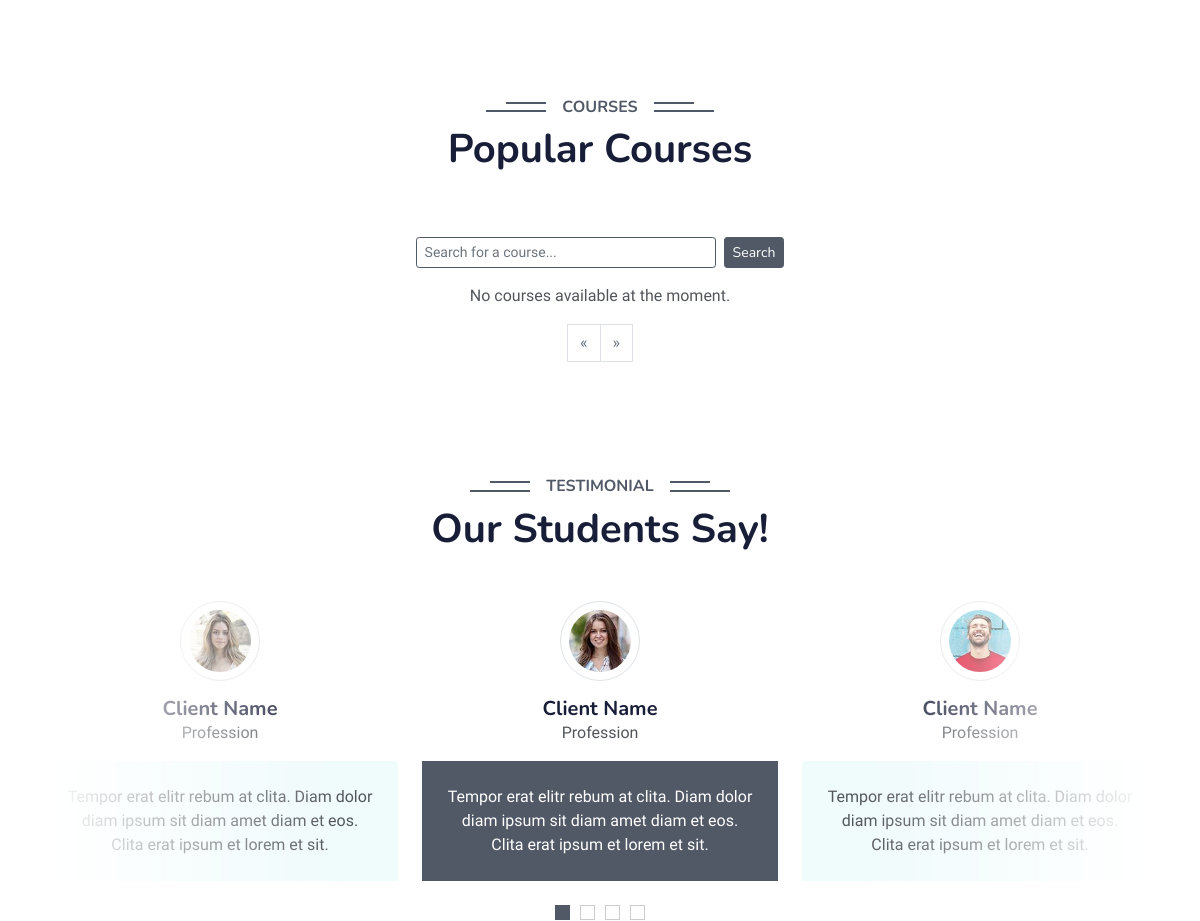
/category/4/ (middle part), run on an earlier commit of the app's database.
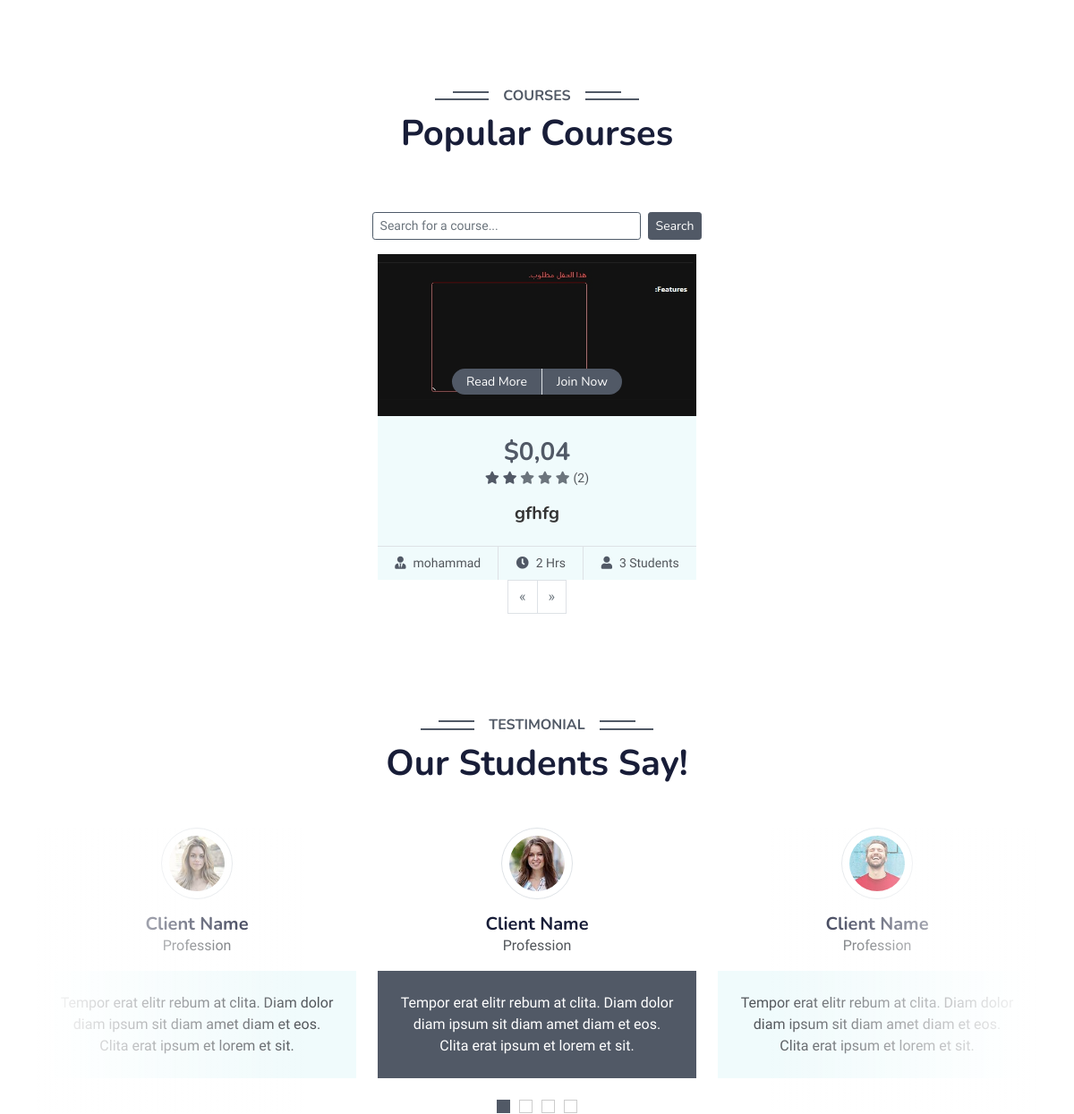
And on a later commit of the database.
### courses/models.py (models this page shows, shortened)
class Course(models.Model):
    title = models.CharField(max_length=200)
    description = models.TextField()
    price = models.DecimalField(max_digits=6, decimal_places=2)
    instructor = models.ForeignKey(Instructor, on_delete=models.CASCADE)
    duration = models.IntegerField(help_text="Duration in hours")
    students_count = models.IntegerField(default=0)
    rating_count = models.IntegerField(default=0)
    image = models.ImageField(upload_to='courses/')
    video_url = models.URLField(blank=True, null=True)
    requirements = models.TextField(
        help_text="Comma-separated requirements",
        null=True,  # Allows NULL in the database
        blank=True  # Allows the field to be optional in forms
    )
    objectives = models.TextField(
        help_text="Comma-separated objectives",
        null=True,
        blank=True
    )
    what_you_learn = models.TextField(
        help_text="Comma-separated learning objectives",
        blank=True,
        null=True
    )
    course_includes = models.TextField(
        help_text="Comma-separated course features",
        blank=True,
        null=True
    )
    related_topics = models.TextField(
        help_text="Comma-separated related topics",
        blank=True,
        null=True
    )
    category = models.ForeignKey(
        Category,
        on_delete=models.SET_NULL,
        null=True,
        blank=True,
        related_name='courses'
    )

class Instructor(models.Model):
    name = models.CharField(max_length=100)
    image = models.ImageField(upload_to='instructors/', null=True, blank=True)
    designation = models.CharField(max_length=100, blank=True, null=True)
    facebook_url = models.URLField(blank=True, null=True)
    twitter_url = models.URLField(blank=True, null=True)
    instagram_url = models.URLField(blank=True, null=True)
    delay = models.FloatField(null=True, blank=True)  # Made optional

### courses/views.py (the view)
# urls.py: path('category/<int:category_id>/', views.courses_by_category, name='courses_by_category'),
def courses_by_category(request, category_id):
    category = get_object_or_404(Category, id=category_id)
    courses = Course.objects.filter(category=category)
    categories = Category.objects.prefetch_related('sub_categories').all()
    context = {
        'courses': courses,
        'categories': categories,
        'selected_category': category
    }
    return render(request, 'courses/home.html', context)

### courses/templates/courses/home.html (shortened to what this page needs)
{% extends 'courses/base.html' %}
{% load static %}
{% block content %}
<div class="container-xxl py-5 category">
</div>
<div class="container-xxl py-5">
    <div class="container">
        <div class="text-center wow fadeInUp" data-wow-delay="0.1s">
            <h6 class="section-title bg-white text-center text-primary px-3">Courses</h6>
            <h1 class="mb-5">Popular Courses</h1>
        </div>
        <div class="container-xxl py-3">
            <div class="container">
                <form id="searchForm" method="GET" action="{% url 'home' %}" class="d-flex justify-content-center">
                    <input type="text" name="q" id="searchInput" class="form-control form-control-sm me-2 border border-primary" placeholder="Search for a course..." value="{{ request.GET.q }}" style="max-width: 300px;">
                    <button type="submit" class="btn btn-primary btn-sm">Search</button>
                </form>
            </div>
        </div>
        <div id="coursesContainer" class="row g-4 justify-content-center">
            {% include 'courses/course_list.html' %}
        </div>
        <nav aria-label="Page navigation example">
            <ul class="pagination justify-content-center">
                {% if courses.has_previous %}
                    <li class="page-item">
                        <a class="page-link" href="?q={{ query }}&page={{ courses.previous_page_number }}" aria-label="Previous">
                            <span aria-hidden="true">&laquo;</span>
                        </a>
                    </li>
                {% else %}
                    <li class="page-item disabled">
                        <span class="page-link" aria-hidden="true">&laquo;</span>
                    </li>
                {% endif %}
                {% if courses.has_next %}
                    <li class="page-item">
                        <a class="page-link" href="?q={{ query }}&page={{ courses.next_page_number }}" aria-label="Next">
                            <span aria-hidden="true">&raquo;</span>
                        </a>
                    </li>
                {% else %}
                    <li class="page-item disabled">
                        <span class="page-link" aria-hidden="true">&raquo;</span>
                    </li>
                {% endif %}
            </ul>
        </nav>
    </div>
</div>
<div class="container-xxl py-5 wow fadeInUp" data-wow-delay="0.1s">
    <div class="container">
        <div class="text-center">
            <h6 class="section-title bg-white text-center text-primary px-3">Testimonial</h6>
            <h1 class="mb-5">Our Students Say!</h1>
        </div>
        <div class="owl-carousel testimonial-carousel position-relative">
            <div class="testimonial-item text-center">
                <img class="border rounded-circle p-2 mx-auto mb-3" src="{% static 'img/testimonial-1.jpg' %}" style="width: 80px; height: 80px;">
                <h5 class="mb-0">Client Name</h5>
                <p>Profession</p>
                <div class="testimonial-text bg-light text-center p-4">
                    <p class="mb-0">Tempor erat elitr rebum at clita. Diam dolor diam ipsum sit diam amet diam et eos. Clita erat ipsum et lorem et sit.</p>
                </div>
            </div>
            <div class="testimonial-item text-center">
                <img class="border rounded-circle p-2 mx-auto mb-3" src="{% static 'img/testimonial-2.jpg' %}" style="width: 80px; height: 80px;">
                <h5 class="mb-0">Client Name</h5>
                <p>Profession</p>
                <div class="testimonial-text bg-light text-center p-4">
                    <p class="mb-0">Tempor erat elitr rebum at clita. Diam dolor diam ipsum sit diam amet diam et eos. Clita erat ipsum et lorem et sit.</p>
                </div>
            </div>
            <div class="testimonial-item text-center">
                <img class="border rounded-circle p-2 mx-auto mb-3" src="{% static 'img/testimonial-4.jpg' %}" style="width: 80px; height: 80px;">
                <h5 class="mb-0">Client Name</h5>
                <p>Profession</p>
                <div class="testimonial-text bg-light text-center p-4">
                    <p class="mb-0">Tempor erat elitr rebum at clita. Diam dolor diam ipsum sit diam amet diam et eos. Clita erat ipsum et lorem et sit.</p>
                </div>
            </div>
        </div>
    </div>
</div>
{% endblock %}

### courses/templates/courses/base.html (shortened to what this page needs)
<!DOCTYPE html>
<html lang="en">
<head>
    {% load static %}
    <link href="{% static 'css/style.css' %}" rel="stylesheet">
    <link href="{% static 'lib/owlcarousel/assets/owl.carousel.min.css' %}" rel="stylesheet">
    <link href="{% static 'css/bootstrap.min.css' %}" rel="stylesheet">
    <link href="{% static 'lib/owlcarousel/assets/owl.theme.default.min.css' %}" rel="stylesheet">
    <link href="https://cdnjs.cloudflare.com/ajax/libs/font-awesome/6.4.0/css/all.min.css" rel="stylesheet" />
    <link href="{% static 'fontawesome/css/all.min.css' %}" rel="stylesheet">
    <link href="{% static 'bootstrap-icons/font/bootstrap-icons.css' %}" rel="stylesheet">
  <link href="https://cdnjs.cloudflare.com/ajax/libs/font-awesome/5.10.0/css/all.min.css" rel="stylesheet">
  <link href="https://cdn.jsdelivr.net/npm/bootstrap-icons@1.4.1/font/bootstrap-icons.css" rel="stylesheet">
    <link href="{% static 'lib/animate/animate.min.css' %}" rel="stylesheet">
    <link href="{% static 'lib/owlcarousel/assets/owl.carousel.min.css' %}" rel="stylesheet">
<link href="{% static 'lib/owlcarousel/assets/owl.carousel.min.css' %}" rel="stylesheet">
<link href="{% static 'lib/owlcarousel/assets/owl.theme.default.min.css' %}" rel="stylesheet">
<body>
    {% block content %}
    {% endblock %}
</body>
</html>

### courses/templates/courses/course_list.html
{% for course in courses %}
    <div class="col-lg-4 col-md-6 wow fadeInUp" data-wow-delay="{{ course.delay }}s">
        <div class="course-item bg-light">
            <div class="position-relative overflow-hidden">
                <img class="img-fluid" src="{{ course.image.url }}" alt="{{ course.title }}">
                <div class="w-100 d-flex justify-content-center position-absolute bottom-0 start-0 mb-4">
                    <a href="{% url 'course_detail' course.id %}" class="flex-shrink-0 btn btn-sm btn-primary px-3 border-end" style="border-radius: 30px 0 0 30px; background-color: #515966;">Read More</a>
                    <a href="#" class="flex-shrink-0 btn btn-sm btn-primary px-3" style="border-radius: 0 30px 30px 0; background-color: #515966;">Join Now</a>
                </div>
            </div>
            <div class="text-center p-4 pb-0">
                <h3 class="mb-0">${{ course.price }}</h3>
                <div class="mb-3">
                    {% for star in "12345" %}
                        {% if forloop.counter <= course.rating_count %}
                            <small class="fa fa-star text-primary"></small>
                        {% else %}
                            <small class="fa fa-star text-secondary"></small>
                        {% endif %}
                    {% endfor %}
                    <small>({{ course.rating_count }})</small>
                </div>
                <h5 class="mb-4">{{ course.title }}</h5>
            </div>
            <div class="d-flex border-top">
                <small class="flex-fill text-center border-end py-2"><i class="fa fa-user-tie text-primary me-2"></i>{{ course.instructor.name }}</small>
                <small class="flex-fill text-center border-end py-2"><i class="fa fa-clock text-primary me-2"></i>{{ course.duration }} Hrs</small>
                <small class="flex-fill text-center py-2"><i class="fa fa-user text-primary me-2"></i>{{ course.students_count }} Students</small>
            </div>
        </div>
    </div>
{% empty %}
    <p class="text-center">No courses available at the moment.</p>
{% endfor %}

### courses/static/css/style.css (style rules this page uses)
:root { --primary: #515966; --light: #F0FBFC; --dark: #181d38; }
.btn { font-family: 'Nunito', sans-serif; font-weight: 600; transition: .5s; }
.btn.btn-primary, .btn.btn-secondary { color: #FFFFFF; }
.section-title { position: relative; display: inline-block; text-transform: uppercase; }
.section-title::before { position: absolute; content: ""; width: calc(100% + 80px); height: 2px; top: 4px; left: -40px; background: #515966; z-index: -1; }
.section-title::after { position: absolute; content: ""; width: calc(100% + 120px); height: 2px; bottom: 5px; left: -60px; background: #515966; z-index: -1; }
.category img, .course-item img { transition: .5s; }
.testimonial-carousel::before { position: absolute; content: ""; top: 0; left: 0; height: 100%; width: 0; background: linear-gradient(to right, rgba(255, 255, 255, 1) 0%, rgba(255, 255, 255, 0) 100%); z-index: 1; }
.testimonial-carousel::after { position: absolute; content: ""; top: 0; right: 0; height: 100%; width: 0; background: linear-gradient(to left, rgba(255, 255, 255, 1) 0%, rgba(255, 255, 255, 0) 100%); z-index: 1; }
@media (min-width: 768px) { .testimonial-carousel::before, .testimonial-carousel::after { width: 200px; } }
@media (min-width: 992px) { .testimonial-carousel::before, .testimonial-carousel::after { width: 300px; } }
.testimonial-carousel .owl-item .testimonial-text, .testimonial-carousel .owl-item.center .testimonial-text * { transition: .5s; }
.testimonial-carousel .owl-item.center .testimonial-text { background: #515966 !important; }
.testimonial-carousel .owl-item.center .testimonial-text * { color: #FFFFFF !important; }
.btn-primary { background-color: #515966; }
.course-item { transition: transform 0.3s ease, box-shadow 0.3s ease; }
.course-item .btn-primary { background-color: #515966; border: none; transition: background-color 0.3s ease; }
.course-item h3 { color: #515966; }
.course-item h5 { color: #333; }

What changed in the data, as far as the page shows it:
added Course: image (picture), price "0,04", rating_count "2", title "gfhfg", instructor.name "mohammad", duration "2", students_count "3"
Also different on the page:
text no longer shown: "No courses available at the moment."
